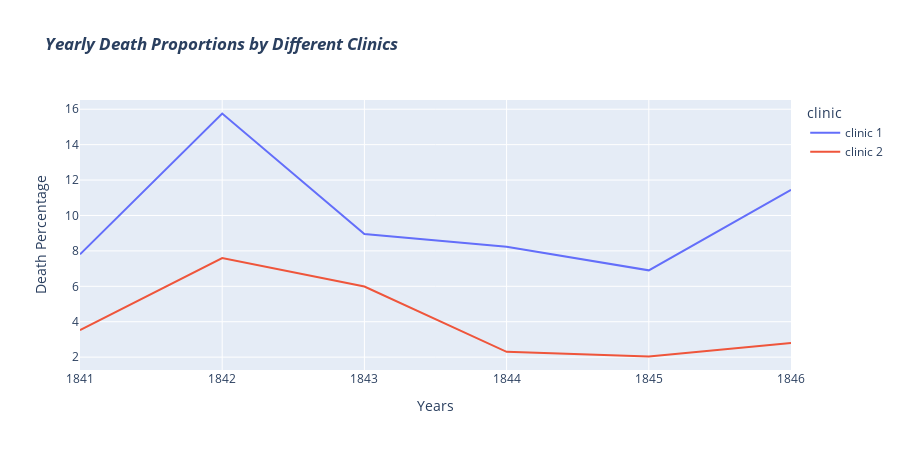

Here is the notebook cell this chart was saved with:
### Markdown cell above
### Plotting the Proportion of Yearly Deaths by Clinic

### Code cell
# How the Percentage Varies Year over Year in Two Different Clinics?
# Creating Another Plotly Chart for This.
yearly_death_proportion = px.line(
    data_frame=df_yearly,
    x='year',
    y='pct_deaths',
    color='clinic',
    title='<em>Yearly Death Proportions by Different Clinics</em>',
    labels={
        "pct_deaths": "Death Percentage",
        "year": "Years"},
    height=450, width=900,
)

yearly_death_proportion.show()

### Figure 1 — Plotly figure (JSON) as saved in the notebook; plotly's stock layout.template omitted (floating-point values rounded to 4 significant figures)
{"data": [{"hovertemplate": "clinic=clinic 1<br>Years=%{x}<br>Death Percentage=%{y}<extra></extra>", "legendgroup": "clinic 1", "line": {"color": "#636efa", "dash": "solid"}, "marker": {"symbol": "circle"}, "mode": "lines", "name": "clinic 1", "orientation": "v", "showlegend": true, "type": "scatter", "x": [1841, 1842, 1843, 1844, 1845, 1846], "xaxis": "x", "y": [7.806, 15.76, 8.954, 8.236, 6.901, 11.45], "yaxis": "y"}, {"hovertemplate": "clinic=clinic 2<br>Years=%{x}<br>Death Percentage=%{y}<extra></extra>", "legendgroup": "clinic 2", "line": {"color": "#EF553B", "dash": "solid"}, "marker": {"symbol": "circle"}, "mode": "lines", "name": "clinic 2", "orientation": "v", "showlegend": true, "type": "scatter", "x": [1841, 1842, 1843, 1844, 1845, 1846], "xaxis": "x", "y": [3.522, 7.597, 5.988, 2.3, 2.036, 2.797], "yaxis": "y"}], "layout": {"height": 450, "legend": {"title": {"text": "clinic"}, "tracegroupgap": 0}, "title": {"text": "<em>Yearly Death Proportions by Different Clinics</em>"}, "width": 900, "xaxis": {"anchor": "y", "domain": [0, 1], "title": {"text": "Years"}}, "yaxis": {"anchor": "x", "domain": [0, 1], "title": {"text": "Death Percentage"}}}}
